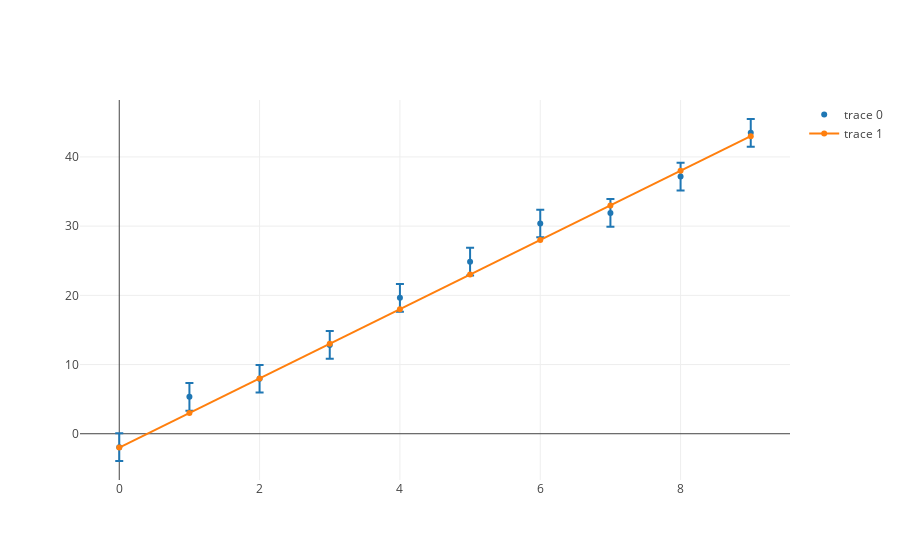

The code cell stored with this chart in its notebook:
### Markdown cell above
## モデルとデータ

### Code cell
var model = (parameter, data) => {
    var m = {}
    m.x = data.x;
    m.y = data.x.map(v=>parameter[0].a*v+parameter[0].b)
    return m;
} 

var answer = (x) => x * 5 - 2;
var noise = (s) => normal(0,s);


var data = {}
data.x = Array(10).fill(0).map((v,i)=>i);
data.y = data.x.map(v=>answer(v) + noise(2));

var error = {
    x : data.x.map((v,i)=>0.),
    y : data.y.map((v,u)=>2)
}

var precise = {
    x : data.x,
    y : data.x.map(x=>answer(x))
}

console.log(data)
console.log(error)

Plotly([
    {
        x:data.x,
        y:data.y,
        mode:"markers",
        error_y: {
          type: 'data',
          array: error.y,
          visible: true
        },
    },
    {
        x:precise.x,
        y:precise.y
    }
])

### Figure 1 — Plotly figure (JSON) as saved in the notebook; plotly's stock layout.template omitted (floating-point values rounded to 4 significant figures)
{"data": [{"error_y": {"array": [2, 2, 2, 2, 2, 2, 2, 2, 2, 2], "type": "data", "visible": true}, "mode": "markers", "uid": "37119a", "x": [0, 1, 2, 3, 4, 5, 6, 7, 8, 9], "y": [-1.939, 5.329, 7.952, 12.84, 19.64, 24.86, 30.38, 31.91, 37.17, 43.48]}, {"uid": "12ad85", "x": [0, 1, 2, 3, 4, 5, 6, 7, 8, 9], "y": [-2, 3, 8, 13, 18, 23, 28, 33, 38, 43]}], "layout": {}}
